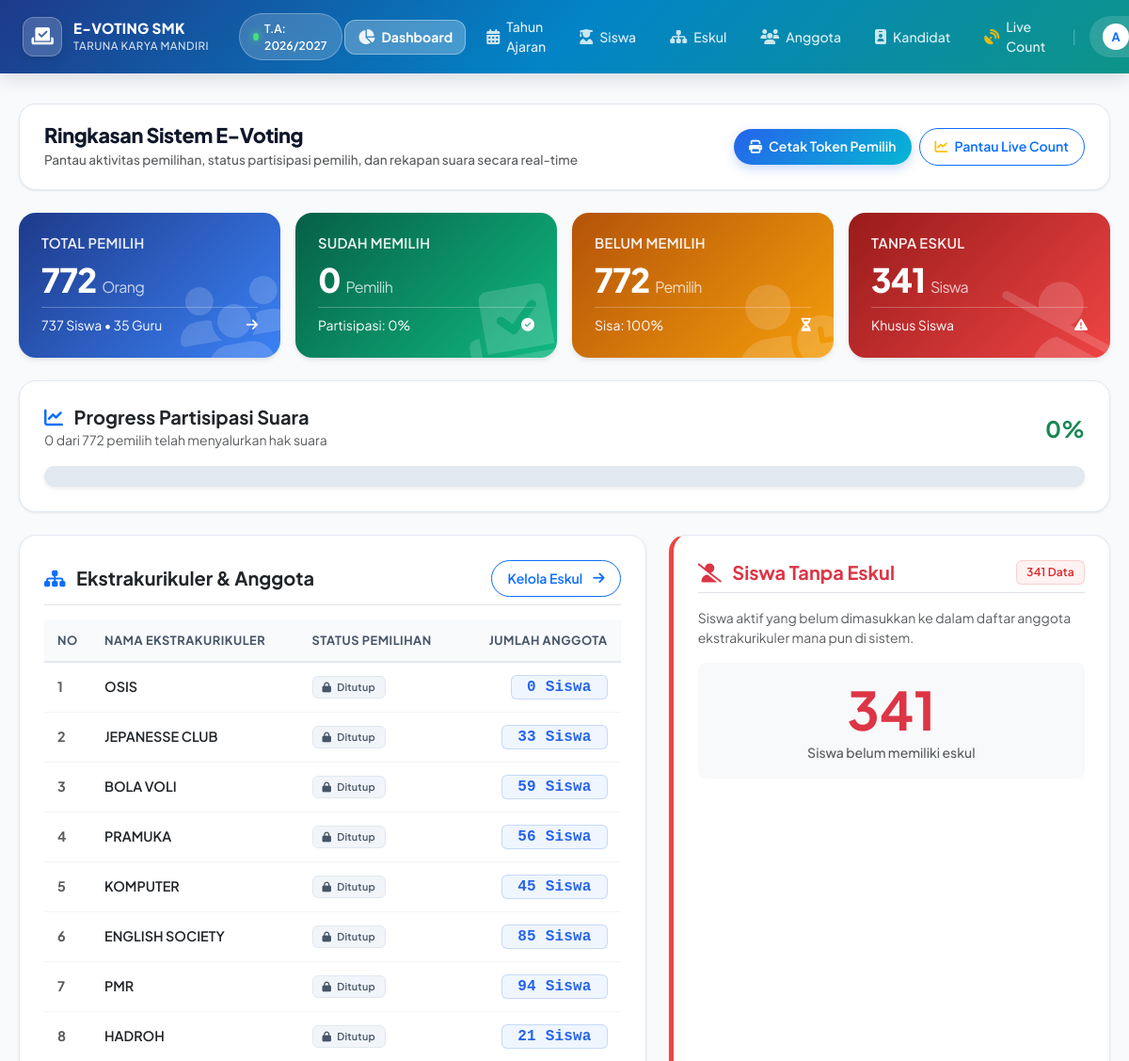
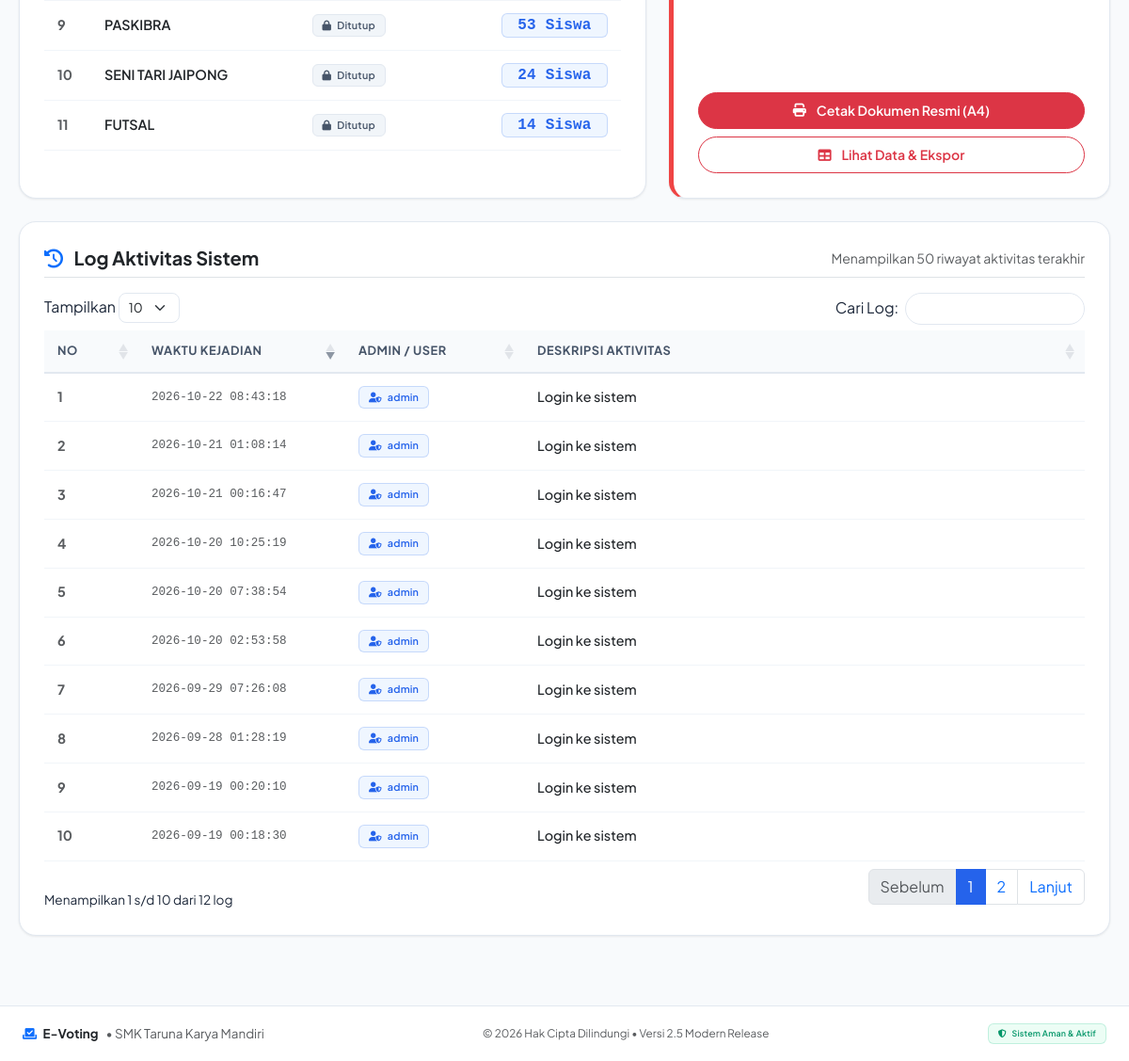
The page /admin/index.php (signed in) on the database its author committed (2 pictures, top to bottom).
### tables this page shows
CREATE TABLE `periode` (
  `id_periode` int(11) NOT NULL AUTO_INCREMENT,
  `nama_periode` varchar(50) NOT NULL,
  `status_aktif` tinyint(1) DEFAULT 1,
  PRIMARY KEY (`id_periode`)
);

CREATE TABLE `log_aktivitas` (
  `id_log` int(11) NOT NULL AUTO_INCREMENT,
  `id_admin` int(11) DEFAULT NULL,
  `aktivitas` varchar(255) NOT NULL,
  `waktu` timestamp NOT NULL DEFAULT current_timestamp(),
  PRIMARY KEY (`id_log`),
  KEY `id_admin` (`id_admin`),
  CONSTRAINT `log_aktivitas_ibfk_1` FOREIGN KEY (`id_admin`) REFERENCES `admin` (`id_admin`) ON DELETE CASCADE
);

### admin/index.php (the view, shortened to what the rows shown need)
<?php
require '../config/koneksi.php';
$stmt_total = $pdo->query("SELECT COUNT(*) FROM siswa WHERE status_aktif = 1");
$total_pemilih = (int) $stmt_total->fetchColumn();
$stmt_sudah = $pdo->query("SELECT COUNT(*) FROM siswa WHERE status_pilih = 1 AND status_aktif = 1");
$siswa_sudah = (int) $stmt_sudah->fetchColumn();
$stmt_belum = $pdo->query("SELECT COUNT(*) FROM siswa WHERE status_pilih = 0 AND status_aktif = 1");
$siswa_belum = (int) $stmt_belum->fetchColumn();
$stmt_bodong = $pdo->query("SELECT COUNT(*) FROM siswa WHERE id_siswa NOT IN (SELECT id_siswa FROM anggota_eskul) AND status_aktif = 1 AND kelas != 'GURU'");
$siswa_bodong = (int) $stmt_bodong->fetchColumn();
$stmt_log = $pdo->query("SELECT a.username, l.aktivitas, l.waktu FROM log_aktivitas l JOIN admin a ON l.id_admin = a.id_admin ORDER BY l.waktu DESC LIMIT 50");
$data_log = $stmt_log->fetchAll();
?>
<!DOCTYPE html>
<html lang="id">
<head>
    <link href="https://cdn.jsdelivr.net/npm/bootstrap@5.3.0/dist/css/bootstrap.min.css" rel="stylesheet">
    <link href="https://cdn.datatables.net/1.13.6/css/dataTables.bootstrap5.min.css" rel="stylesheet">
    <link href="https://cdn.datatables.net/buttons/2.4.1/css/buttons.bootstrap5.min.css" rel="stylesheet">
    <link rel="stylesheet" href="https://cdnjs.cloudflare.com/ajax/libs/font-awesome/6.4.0/css/all.min.css">
    <link rel="stylesheet" href="assets/css/style.css">
</head>
<body>
    <?php include 'sidebar.php'; ?>
    <div class="content">
        <div class="row g-3 mb-4">
            <div class="col-sm-6 col-lg-3">
                <div class="card-stat bg-grad-primary">
                    <div>
                        <h2><?= number_format($total_pemilih); ?> <span class="fs-6 fw-normal opacity-75">Orang</span></h2>
                    </div>
                </div>
            </div>
            <div class="col-sm-6 col-lg-3">
                <div class="card-stat bg-grad-success">
                    <div>
                        <h2><?= number_format($siswa_sudah); ?> <span class="fs-6 fw-normal opacity-75">Pemilih</span></h2>
                    </div>
                </div>
            </div>
            <div class="col-sm-6 col-lg-3">
                <div class="card-stat bg-grad-warning">
                    <div>
                        <h2><?= number_format($siswa_belum); ?> <span class="fs-6 fw-normal opacity-75">Pemilih</span></h2>
                    </div>
                </div>
            </div>
            <div class="col-sm-6 col-lg-3">
                <div class="card-stat bg-grad-danger">
                    <div>
                        <h2><?= number_format($siswa_bodong); ?> <span class="fs-6 fw-normal opacity-75">Siswa</span></h2>
                    </div>
                </div>
            </div>
        </div>
        <div class="row g-4">
            <div class="col-lg-7">
                <div class="card-modern h-100">
                    <div class="table-responsive">
                        <table class="table table-hover align-middle">
                            <thead>
                                <tr>
                                    <th style="width: 50px;">No</th>
                                    <th>Nama Ekstrakurikuler</th>
                                    <th>Status Pemilihan</th>
                                    <th class="text-end">Jumlah Anggota</th>
                                </tr>
                            </thead>
                        </table>
                    </div>
                </div>
            </div>
        </div>
        <div class="card-modern mt-4">
            <div class="table-responsive">
                <table id="tabelLog" class="table table-hover align-middle w-100">
                    <thead>
                        <tr>
                            <th style="width: 60px;">No</th>
                            <th style="width: 180px;">Waktu Kejadian</th>
                            <th style="width: 150px;">Admin / User</th>
                            <th>Deskripsi Aktivitas</th>
                        </tr>
                    </thead>
                    <tbody>
                        <?php if (count($data_log) > 0): ?>
                            <?php $no = 1; foreach ($data_log as $log): ?>
                                <tr>
                                    <td class="text-muted fw-bold"><?= $no++; ?></td>
                                    <td class="font-monospace small text-muted"><?= htmlspecialchars($log['waktu']); ?></td>
                                    <td>
                                        <span class="badge badge-soft-primary">
                                            <i class="fas fa-user-shield me-1"></i> <?= htmlspecialchars($log['username']); ?>
                                        </span>
                                    </td>
                                    <td class="fw-medium text-dark"><?= htmlspecialchars($log['aktivitas']); ?></td>
                                </tr>
                            <?php endforeach; ?>
                        <?php endif; ?>
                    </tbody>
                </table>
            </div>
        </div>
    </div>
</body>
</html>

### admin/sidebar.php (shortened to what the rows shown need)
<?php
$periode_nav_text = "Belum Ada Periode";
if (isset($pdo)) {
    try {
        $stmt_nav_p = $pdo->query("SELECT nama_periode FROM periode WHERE status_aktif = 1 LIMIT 1");
        $row_p = $stmt_nav_p->fetchColumn();
        if ($row_p) {
            $periode_nav_text = $row_p;
        }
    } catch(Exception $e) {
    }
}
?>
<link rel="stylesheet" href="assets/css/style.css">
<nav class="navbar navbar-expand-xl navbar-custom fixed-top">
    <div class="container-fluid px-3 px-lg-4">
        <div class="d-none d-md-flex align-items-center ms-3">
            <span class="badge-periode-nav">
                <span class="pulse-dot"></span>
                <span>T.A: <?= htmlspecialchars($periode_nav_text); ?></span>
            </span>
        </div>
    </div>
</nav>

### rows shown on the page
periode: nama_periode "2026/2027"
log_aktivitas: waktu "2026-10-22 08:43:18", id_admin.username "admin", aktivitas "Login ke sistem"
log_aktivitas: waktu "2026-10-21 01:08:14", id_admin.username "admin", aktivitas "Login ke sistem"
log_aktivitas: waktu "2026-10-21 00:16:47", id_admin.username "admin", aktivitas "Login ke sistem"
log_aktivitas: waktu "2026-10-20 10:25:19", id_admin.username "admin", aktivitas "Login ke sistem"
log_aktivitas: waktu "2026-10-20 07:38:54", id_admin.username "admin", aktivitas "Login ke sistem"
log_aktivitas: waktu "2026-10-20 02:53:58", id_admin.username "admin", aktivitas "Login ke sistem"
log_aktivitas: waktu "2026-09-29 07:26:08", id_admin.username "admin", aktivitas "Login ke sistem"
log_aktivitas: waktu "2026-09-28 01:28:19", id_admin.username "admin", aktivitas "Login ke sistem"
log_aktivitas: waktu "2026-09-19 00:20:10", id_admin.username "admin", aktivitas "Login ke sistem"
log_aktivitas: waktu "2026-09-19 00:18:30", id_admin.username "admin", aktivitas "Login ke sistem"

### other values the page prints
substr($_SESSION['nama_lengkap'] ?? 'A', 0, 1) "A"
$total_pemilih "772"
$total_siswa "737"
$total_guru "35"
$siswa_sudah "0"
$persentase_pemilih "0"
$siswa_belum "772"
$siswa_bodong "341"
$row['nama_eskul'] "OSIS"
$row['total_anggota'] "0"
$row['nama_eskul'] "JEPANESSE CLUB"
$row['total_anggota'] "33"
$row['nama_eskul'] "BOLA VOLI"
$row['total_anggota'] "59"
$row['nama_eskul'] "PRAMUKA"
